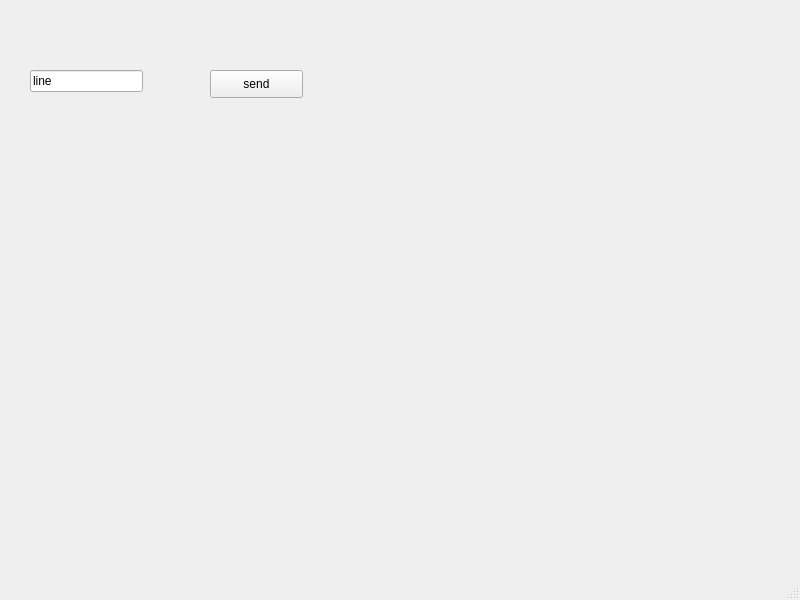
<?xml version="1.0" encoding="UTF-8"?>
<ui version="4.0">
 <class>MainWindow</class>
 <widget class="QMainWindow" name="MainWindow">
  <property name="geometry">
   <rect>
    <x>0</x>
    <y>0</y>
    <width>800</width>
    <height>600</height>
   </rect>
  </property>
  <property name="windowTitle">
   <string>MainWindow</string>
  </property>
  <widget class="QWidget" name="centralwidget">
   <widget class="QPushButton" name="pushButton">
    <property name="geometry">
     <rect>
      <x>210</x>
      <y>70</y>
      <width>93</width>
      <height>28</height>
     </rect>
    </property>
    <property name="text">
     <string>send</string>
    </property>
   </widget>
   <widget class="QLineEdit" name="lineEdit">
    <property name="geometry">
     <rect>
      <x>30</x>
      <y>70</y>
      <width>113</width>
      <height>22</height>
     </rect>
    </property>
    <property name="text">
     <string>line</string>
    </property>
   </widget>
  </widget>
  <widget class="QMenuBar" name="menubar">
   <property name="geometry">
    <rect>
     <x>0</x>
     <y>0</y>
     <width>800</width>
     <height>26</height>
    </rect>
   </property>
  </widget>
  <widget class="QStatusBar" name="statusbar"/>
 </widget>
 <resources/>
 <connections/>
</ui>
